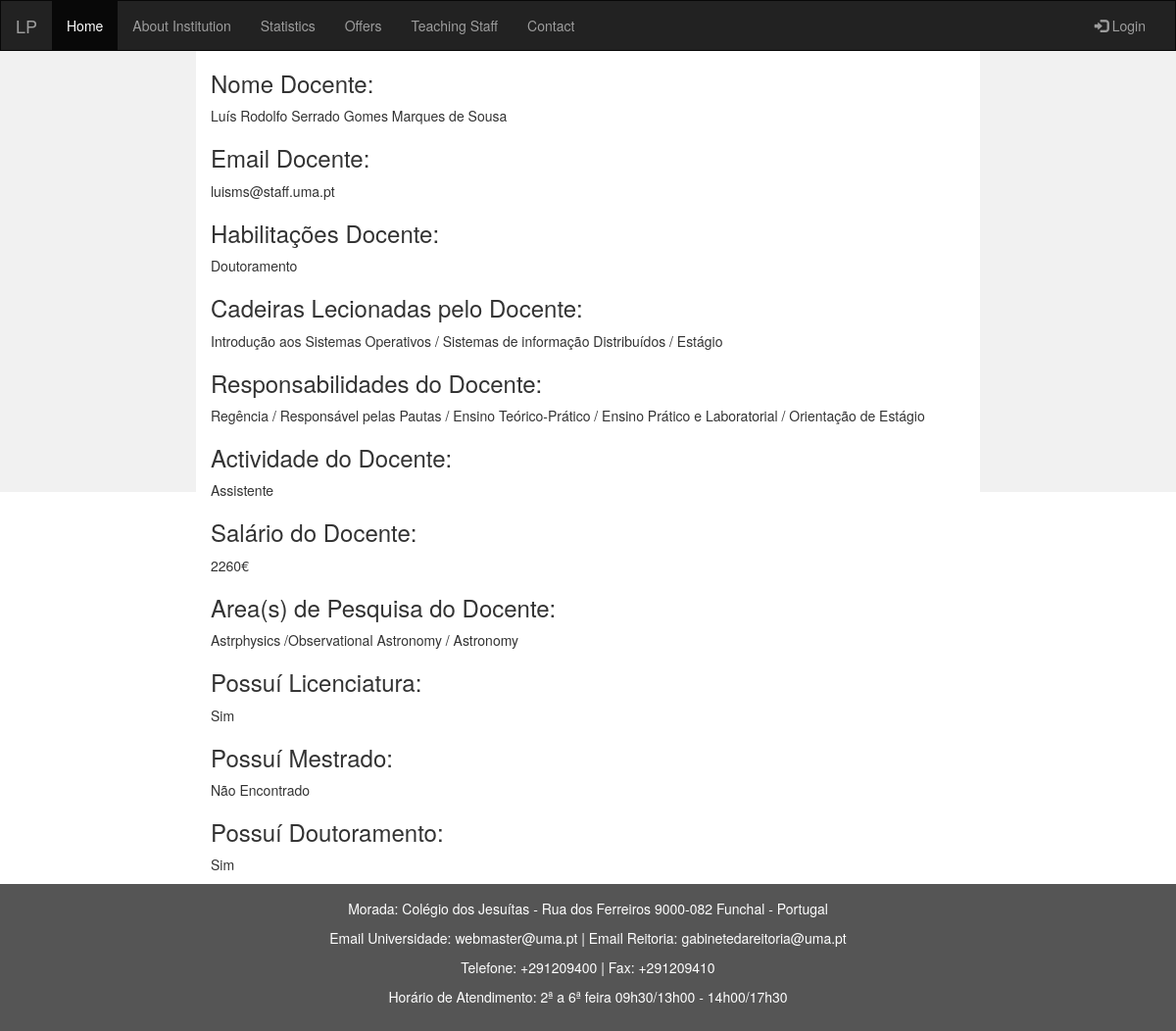
Page /docentes/4 on the committed database.
### db_creation.py (models this page shows, shortened)
class Professores(db.Model):
    __tablename__ = 'professores'
    id = db.Column(db.Integer, primary_key=True)
    nome_professor = db.Column(db.String)
    email_professor = db.Column(db.String)
    habilitacoes = db.Column(db.String)
    cadeiras_lecionadas = db.Column(db.Integer)
    responsabilidades = db.Column(db.String)
    actividade_profissional = db.Column(db.String)
    media_salario = db.Column(db.BigInteger)
    area_pesquisa = db.Column(db.String)
    licenciatura = db.Column(db.String)
    mestrado = db.Column(db.String)
    doutoramento = db.Column(db.String)

class Universidades(db.Model):
    __tablename__ = 'universidades'
    id = db.Column(db.Integer, primary_key=True)
    nome = db.Column(db.String)
    historia = db.Column(db.String)
    ano_origem = db.Column(db.Integer)
    reitor = db.Column(db.String)
    localidade = db.Column(db.String)
    morada = db.Column(db.String)
    telefone = db.Column(db.BigInteger)
    fax = db.Column(db.BigInteger)
    email_uni = db.Column(db.String)
    email_reitoria = db.Column(db.String)
    horario_atendimento = db.Column(db.String)
    requisitos_matricula = db.Column(db.String)

### Aplication.py (the view)
@app.route("/docentes/<id>")
def docentePage(id):
    for id_docentes, nome_docente, email_docente, habilitacoes_docente, cadeiras_docente, responsabilidades_docente, actividade_docente, salario_docente, area_pesquisa, licenciatura, mestrado, doutoramento in db.session.query(
            Professores.id == id, Professores.nome_professor, Professores.email_professor, Professores.habilitacoes,
            Professores.cadeiras_lecionadas, Professores.responsabilidades, Professores.actividade_profissional,
            Professores.media_salario, Professores.area_pesquisa,
            Professores.licenciatura, Professores.mestrado, Professores.doutoramento):
        if(id_docentes == True):
            nome_docente = nome_docente
            email_docente = email_docente
            habilitacoes = habilitacoes_docente
            print(habilitacoes_docente)
            cadeiras_docente = cadeiras_docente
            responsabilidades_docente = responsabilidades_docente
            actividade_docente = actividade_docente
            salario_docente = salario_docente
            area_pesquisa = area_pesquisa
            pos_licenciatura = licenciatura
            pos_mestrado = mestrado
            pos_doutoramento = doutoramento
    return render_template('docentePage.html', moradaUniversidade=morada,
                           telefoneUniversidade=telefone, faxUniversidade=fax, email_Universidade=email_uni,
                           email_reitoriaUniversidade=email_reitoria, horarioUniversidade=horario, nome_docente=nome_docente,email_docente=email_docente, habilitacoes_docente=habilitacoes, cadeiras_docente=cadeiras_docente,responsabilidades_docente = responsabilidades_docente, actividade_docente=actividade_docente, salario_docente = salario_docente, area_pesquisa=area_pesquisa, licenciatura = pos_licenciatura, mestrado = pos_mestrado, doutoramento=pos_doutoramento)

### templates/docentePage.html (shortened to what this page needs)
<html lang="en">
<head>
    <link rel="stylesheet" href="https://maxcdn.bootstrapcdn.com/bootstrap/3.3.7/css/bootstrap.min.css">
</head>
<body>
<nav class="navbar navbar-inverse">
    <div class="container-fluid">
        <div class="navbar-header">
            <a class="navbar-brand" href="/index">LP</a>
        </div>
        <div class="collapse navbar-collapse" id="myNavbar">
            <ul class="nav navbar-nav">
                <li class="active"><a hhref="/index">Home</a></li>
                <li><a href="/about">About Institution</a></li>
                <li><a href="/statistics">Statistics</a></li>
                <li><a href="/offers">Offers</a></li>
                <li><a href="/docentes">Teaching Staff</a></li>
                <li><a href="/contacts">Contact</a></li>
            </ul>
            <ul class="nav navbar-nav navbar-right">
                <li><a href="#"><span class="glyphicon glyphicon-log-in"></span> Login</a></li>
            </ul>
        </div>
    </div>
</nav>
<div class="container-fluid text-center">
    <div class="row content">
        <div class="col-sm-2 sidenav">
        </div>
        <div class="col-sm-8 text-left">
            <h3>Nome Docente:</h3>
            <p>{{ nome_docente }}</p>
            <h3>Email Docente:</h3>
            <p>{{ email_docente }}</p>
            <h3>Habilitações Docente:</h3>
            <p>{{ habilitacoes_docente }}</p>
            <h3>Cadeiras Lecionadas pelo Docente:</h3>
            <p>{{ cadeiras_docente }}</p>
            <h3>Responsabilidades do Docente:</h3>
            <p>{{ responsabilidades_docente }}</p>
            <h3>Actividade do Docente:</h3>
            <p>{{ actividade_docente }}</p>
            <h3>Salário do Docente:</h3>
            <p>{{ salario_docente }}€</p>
            <h3>Area(s) de Pesquisa do Docente:</h3>
            <p>{{ area_pesquisa }}</p>
            <h3>Possuí Licenciatura:</h3>
            <p>{{ licenciatura }}</p>
            <h3>Possuí Mestrado:</h3>
            <p>{{ mestrado }}</p>
            <h3>Possuí Doutoramento:</h3>
            <p>{{ doutoramento }}</p>
        </div>
        <div class="col-sm-2 sidenav">
        </div>
    </div>
</div>
<footer class="container-fluid text-center">
    <p>Morada: {{ moradaUniversidade }}</p>
    <p>Email Universidade: {{ email_Universidade }} | Email Reitoria: {{ email_reitoriaUniversidade }}</p>
    <p>Telefone: +{{ telefoneUniversidade }} | Fax: +{{ faxUniversidade }}</p>
    <p>Horário de Atendimento: {{ horarioUniversidade }}</p>
</footer>
</body>
</html>

### templates/docentePage.html (style rules this page uses)
.navbar { margin-bottom: 0; border-radius: 0; }
.row.content { height: 450px }
.sidenav { padding-top: 20px; background-color: #f1f1f1; height: 100%; }
footer { background-color: #555; color: white; padding: 15px; }

### rows in the picture
Professores: nome_professor "Luís Rodolfo Serrado Gomes Marques de Sousa", email_professor "luisms@staff.uma.pt", cadeiras_lecionadas "Introdução aos Sistemas Operativos / Sistemas de informação Distribuídos / Estágio", responsabilidades "Regência / Responsável pelas Pautas / Ensino Teórico-Prático / Ensino Prático e Laboratorial / Orientação de Estágio", actividade_profissional "Assistente", media_salario "2260", area_pesquisa "Astrphysics /Observational Astronomy / Astronomy"
Professores: habilitacoes "Doutoramento", licenciatura "Sim", mestrado "Não Encontrado", doutoramento "Sim"
Universidades: morada "Colégio dos Jesuítas - Rua dos Ferreiros 9000-082 Funchal - Portugal", email_uni "webmaster@uma.pt", email_reitoria "gabinetedareitoria@uma.pt", telefone "291209400", fax "291209410", horario_atendimento "2ª a 6ª feira 09h30/13h00 - 14h00/17h30"
